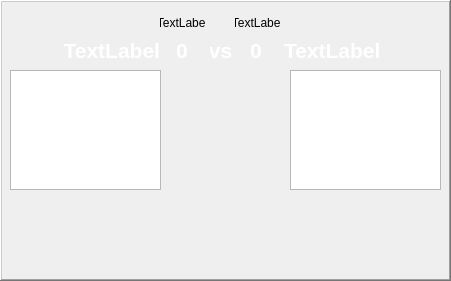
  <widget class="QFrame" name="frame2">
   <property name="geometry">
    <rect>
     <x>500</x>
     <y>120</y>
     <width>451</width>
     <height>281</height>
    </rect>
   </property>
   <property name="frameShape">
    <enum>QFrame::WinPanel</enum>
   </property>
   <property name="frameShadow">
    <enum>QFrame::Raised</enum>
   </property>
   <widget class="QListWidget" name="lista2">
    <property name="geometry">
     <rect>
      <x>290</x>
      <y>70</y>
      <width>151</width>
      <height>120</height>
     </rect>
    </property>
    <property name="palette">
     <palette>
      <active>
       <colorrole role="Text">
        <brush brushstyle="SolidPattern">
         <color alpha="255">
          <red>255</red>
          <green>255</green>
          <blue>255</blue>
         </color>
        </brush>
       </colorrole>
      </active>
      <inactive>
       <colorrole role="Text">
        <brush brushstyle="SolidPattern">
         <color alpha="255">
          <red>255</red>
          <green>255</green>
          <blue>255</blue>
         </color>
        </brush>
       </colorrole>
      </inactive>
      <disabled>
       <colorrole role="Text">
        <brush brushstyle="SolidPattern">
         <color alpha="255">
          <red>120</red>
          <green>120</green>
          <blue>120</blue>
         </color>
        </brush>
       </colorrole>
      </disabled>
     </palette>
    </property>
   </widget>
   <widget class="QListWidget" name="listh2">
    <property name="geometry">
     <rect>
      <x>10</x>
      <y>70</y>
      <width>151</width>
      <height>120</height>
     </rect>
    </property>
    <property name="palette">
     <palette>
      <active>
       <colorrole role="Text">
        <brush brushstyle="SolidPattern">
         <color alpha="255">
          <red>255</red>
          <green>255</green>
          <blue>255</blue>
         </color>
        </brush>
       </colorrole>
      </active>
      <inactive>
       <colorrole role="Text">
        <brush brushstyle="SolidPattern">
         <color alpha="255">
          <red>255</red>
          <green>255</green>
          <blue>255</blue>
         </color>
        </brush>
       </colorrole>
      </inactive>
      <disabled>
       <colorrole role="Text">
        <brush brushstyle="SolidPattern">
         <color alpha="255">
          <red>120</red>
          <green>120</green>
          <blue>120</blue>
         </color>
        </brush>
       </colorrole>
      </disabled>
     </palette>
    </property>
    <property name="layoutDirection">
     <enum>Qt::RightToLeft</enum>
    </property>
    <property name="sortingEnabled">
     <bool>false</bool>
    </property>
   </widget>
   <widget class="QLabel" name="a2">
    <property name="geometry">
     <rect>
      <x>250</x>
      <y>40</y>
      <width>21</width>
      <height>20</height>
     </rect>
    </property>
    <property name="palette">
     <palette>
      <active>
       <colorrole role="WindowText">
        <brush brushstyle="SolidPattern">
         <color alpha="255">
          <red>255</red>
          <green>255</green>
          <blue>255</blue>
         </color>
        </brush>
       </colorrole>
      </active>
      <inactive>
       <colorrole role="WindowText">
        <brush brushstyle="SolidPattern">
         <color alpha="255">
          <red>255</red>
          <green>255</green>
          <blue>255</blue>
         </color>
        </brush>
       </colorrole>
      </inactive>
      <disabled>
       <colorrole role="WindowText">
        <brush brushstyle="SolidPattern">
         <color alpha="255">
          <red>120</red>
          <green>120</green>
          <blue>120</blue>
         </color>
        </brush>
       </colorrole>
      </disabled>
     </palette>
    </property>
    <property name="font">
     <font>
      <family>Segoe UI</family>
      <pointsize>16</pointsize>
      <weight>75</weight>
      <bold>true</bold>
     </font>
    </property>
    <property name="styleSheet">
     <string notr="true"/>
    </property>
    <property name="text">
     <string>0</string>
    </property>
   </widget>
   <widget class="QLabel" name="vs2">
    <property name="geometry">
     <rect>
      <x>210</x>
      <y>40</y>
      <width>21</width>
      <height>20</height>
     </rect>
    </property>
    <property name="palette">
     <palette>
      <active>
       <colorrole role="WindowText">
        <brush brushstyle="SolidPattern">
         <color alpha="255">
          <red>255</red>
          <green>255</green>
          <blue>255</blue>
         </color>
        </brush>
       </colorrole>
      </active>
      <inactive>
       <colorrole role="WindowText">
        <brush brushstyle="SolidPattern">
         <color alpha="255">
          <red>255</red>
          <green>255</green>
          <blue>255</blue>
         </color>
        </brush>
       </colorrole>
      </inactive>
      <disabled>
       <colorrole role="WindowText">
        <brush brushstyle="SolidPattern">
         <color alpha="255">
          <red>120</red>
          <green>120</green>
          <blue>120</blue>
         </color>
        </brush>
       </colorrole>
      </disabled>
     </palette>
    </property>
    <property name="font">
     <font>
      <family>Segoe UI</family>
      <pointsize>16</pointsize>
      <weight>75</weight>
      <bold>true</bold>
     </font>
    </property>
    <property name="styleSheet">
     <string notr="true"/>
    </property>
    <property name="text">
     <string>vs</string>
    </property>
    <property name="alignment">
     <set>Qt::AlignCenter</set>
    </property>
   </widget>
   <widget class="QLabel" name="t4">
    <property name="geometry">
     <rect>
      <x>284</x>
      <y>40</y>
      <width>150</width>
      <height>21</height>
     </rect>
    </property>
    <property name="maximumSize">
     <size>
      <width>111111</width>
      <height>11111</height>
     </size>
    </property>
    <property name="palette">
     <palette>
      <active>
       <colorrole role="WindowText">
        <brush brushstyle="SolidPattern">
         <color alpha="255">
          <red>255</red>
          <green>255</green>
          <blue>255</blue>
         </color>
        </brush>
       </colorrole>
      </active>
      <inactive>
       <colorrole role="WindowText">
        <brush brushstyle="SolidPattern">
         <color alpha="255">
          <red>255</red>
          <green>255</green>
          <blue>255</blue>
         </color>
        </brush>
       </colorrole>
      </inactive>
      <disabled>
       <colorrole role="WindowText">
        <brush brushstyle="SolidPattern">
         <color alpha="255">
          <red>120</red>
          <green>120</green>
          <blue>120</blue>
         </color>
        </brush>
       </colorrole>
      </disabled>
     </palette>
    </property>
    <property name="font">
     <font>
      <family>Segoe UI</family>
      <pointsize>16</pointsize>
      <weight>75</weight>
      <bold>true</bold>
     </font>
    </property>
    <property name="styleSheet">
     <string notr="true"/>
    </property>
    <property name="text">
     <string>TextLabel</string>
    </property>
   </widget>
   <widget class="QLabel" name="h2">
    <property name="geometry">
     <rect>
      <x>176</x>
      <y>40</y>
      <width>21</width>
      <height>20</height>
     </rect>
    </property>
    <property name="palette">
     <palette>
      <active>
       <colorrole role="WindowText">
        <brush brushstyle="SolidPattern">
         <color alpha="255">
          <red>255</red>
          <green>255</green>
          <blue>255</blue>
         </color>
        </brush>
       </colorrole>
      </active>
      <inactive>
       <colorrole role="WindowText">
        <brush brushstyle="SolidPattern">
         <color alpha="255">
          <red>255</red>
          <green>255</green>
          <blue>255</blue>
         </color>
        </brush>
       </colorrole>
      </inactive>
      <disabled>
       <colorrole role="WindowText">
        <brush brushstyle="SolidPattern">
         <color alpha="255">
          <red>120</red>
          <green>120</green>
          <blue>120</blue>
         </color>
        </brush>
       </colorrole>
      </disabled>
     </palette>
    </property>
    <property name="font">
     <font>
      <family>Segoe UI</family>
      <pointsize>16</pointsize>
      <weight>75</weight>
      <bold>true</bold>
     </font>
    </property>
    <property name="styleSheet">
     <string notr="true"/>
    </property>
    <property name="text">
     <string>0</string>
    </property>
   </widget>
   <widget class="QLabel" name="t3">
    <property name="geometry">
     <rect>
      <x>10</x>
      <y>40</y>
      <width>150</width>
      <height>21</height>
     </rect>
    </property>
    <property name="palette">
     <palette>
      <active>
       <colorrole role="WindowText">
        <brush brushstyle="SolidPattern">
         <color alpha="255">
          <red>255</red>
          <green>255</green>
          <blue>255</blue>
         </color>
        </brush>
       </colorrole>
      </active>
      <inactive>
       <colorrole role="WindowText">
        <brush brushstyle="SolidPattern">
         <color alpha="255">
          <red>255</red>
          <green>255</green>
          <blue>255</blue>
         </color>
        </brush>
       </colorrole>
      </inactive>
      <disabled>
       <colorrole role="WindowText">
        <brush brushstyle="SolidPattern">
         <color alpha="255">
          <red>120</red>
          <green>120</green>
          <blue>120</blue>
         </color>
        </brush>
       </colorrole>
      </disabled>
     </palette>
    </property>
    <property name="font">
     <font>
      <family>Segoe UI</family>
      <pointsize>16</pointsize>
      <weight>75</weight>
      <bold>true</bold>
     </font>
    </property>
    <property name="styleSheet">
     <string notr="true"/>
    </property>
    <property name="text">
     <string>TextLabel</string>
    </property>
    <property name="alignment">
     <set>Qt::AlignRight|Qt::AlignTrailing|Qt::AlignVCenter</set>
    </property>
   </widget>
   <widget class="QLabel" name="l3">
    <property name="geometry">
     <rect>
      <x>160</x>
      <y>0</y>
      <width>45</width>
      <height>45</height>
     </rect>
    </property>
    <property name="text">
     <string>TextLabel</string>
    </property>
    <property name="alignment">
     <set>Qt::AlignCenter</set>
    </property>
   </widget>
   <widget class="QLabel" name="l4">
    <property name="geometry">
     <rect>
      <x>235</x>
      <y>0</y>
      <width>45</width>
      <height>45</height>
     </rect>
    </property>
    <property name="text">
     <string>TextLabel</string>
    </property>
    <property name="alignment">
     <set>Qt::AlignCenter</set>
    </property>
   </widget>
  </widget>
